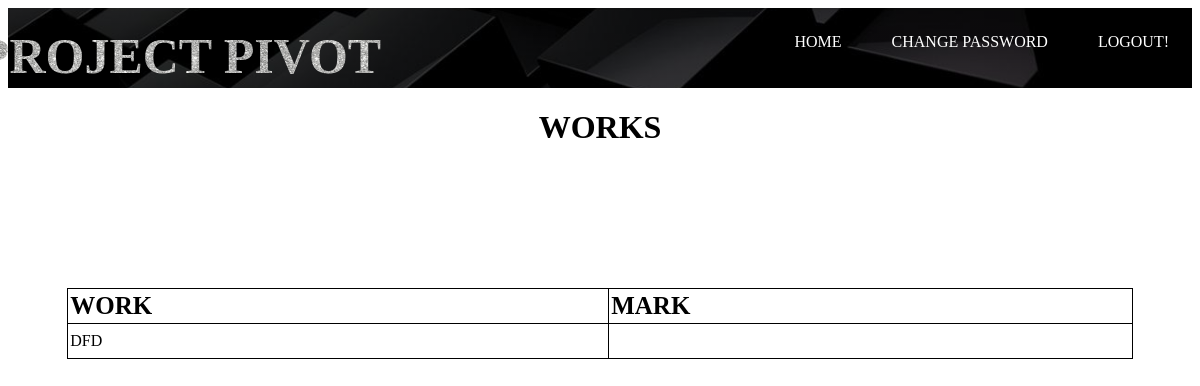
The app's page /marks.php, older data.
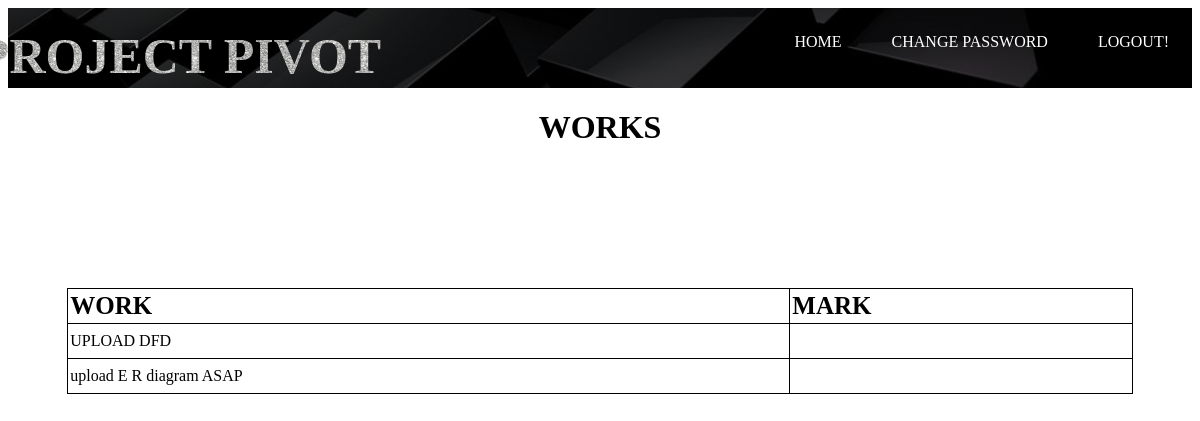
The same page, newer data.
### tables this page shows
CREATE TABLE `work` (
  `id` int(50) NOT NULL,
  `batch` varchar(50) NOT NULL,
  `type` varchar(20) NOT NULL,
  `instruction` varchar(500) NOT NULL,
  `t2` date NOT NULL
);

### marks.php (the view, shortened to what this page needs)
<?php
$con=mysqli_connect('localhost','root','','project');
$select="select *from work where type like 'mini'";
$selresult=mysqli_query($con,$select);
?>
<!DOCTYPE html>
<html>
<head>
  <link rel="stylesheet" type="text/css" href="maincss.css">
  <link rel="stylesheet" type="text/css" href="view.css">
</head>
<body style="background-image: url('cell.jpg'); background-repeat: no-repeat;background-size: cover">
  <header>
    <div class="main">
  <ul>
<li><a href="studenthome.php">HOME</a></li>
<li><a href="">CHANGE PASSWORD</a>
</li>
<li><a href="home.html">LOGOUT!</a>
</li>
</ul></div><form method="POST" action="" >
    <div class="title">
      <h3>PROJECT PIVOT </h3></div></header>
  <center><h1>WORKS</h1><br><br><br><br><br>
  <table >
<thead  >
<tr >
<th>WORK</th>
<th>MARK</th>
</thead>
<tbody>
<?php while ($row=mysqli_fetch_array($selresult)) { ?>
<tr>
<td><?php
$instr=$row['instruction'];
echo $instr;
?>
 <td></td>
</form></td>
</tr> <?php } ?>
</table>
</body>
</html>

Row changes from the older to the newer data that the page shows:
changed work: instruction "DFD" → "UPLOAD DFD"
added work: instruction "upload E R diagram ASAP"
